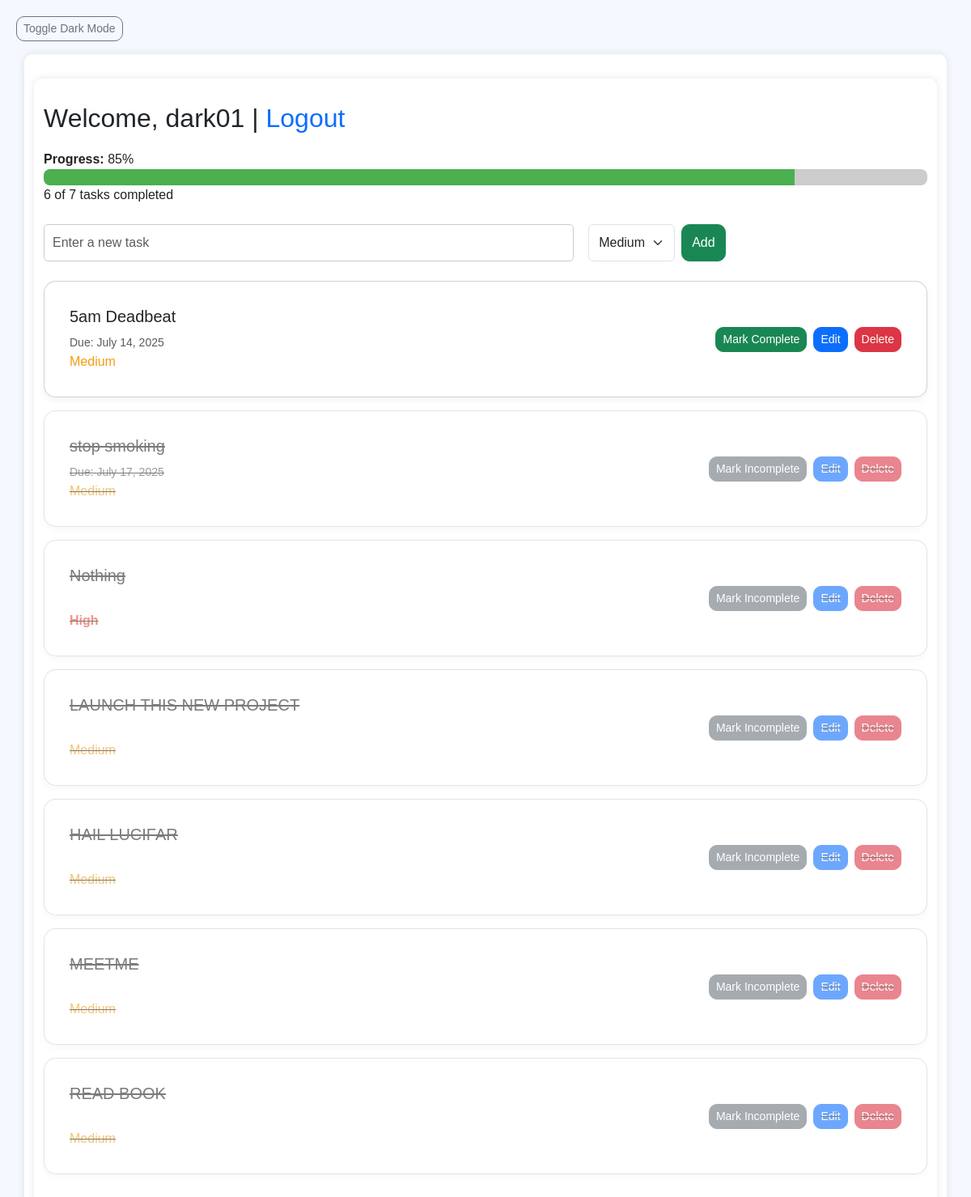
The app's page / (signed in) with its own data.
### todo/models.py (models this page shows, shortened)
class Task(models.Model):
    PRIORITY_CHOICES = [
        ('H', 'High'),
        ('M', 'Medium'),
        ('L', 'Low'),
    ]
    user = models.ForeignKey(User, on_delete=models.CASCADE)
    title = models.CharField(max_length=200)
    description = models.TextField(blank=True)
    complete = models.BooleanField(default=False)
    due_date = models.DateField(null=True, blank=True)
    priority = models.CharField(max_length=1, choices=PRIORITY_CHOICES, default='M')  # ✅ Add this line
    created = models.DateTimeField(auto_now_add=True)

### todo/views.py (the view)
# urls.py: path('', views.task_list, name='task_list'),
@login_required
def task_list(request):
    tasks = Task.objects.filter(user=request.user)
    total = tasks.count()
    completed = tasks.filter(complete=True).count()
    progress = int((completed / total) * 100) if total > 0 else 0
    context = {
        'tasks': tasks,
        'progress': progress,
        'completed': completed,
        'total': total,
    }
    return render(request, 'todo/task_list.html', context)

### todo/templates/todo/task_list.html (shortened to what this page needs)
{% extends 'todo/base.html' %}
{% block content %}
<div class="container">
    <h2>Welcome, {{ user.username }} | <a href="{% url 'logout' %}">Logout</a></h2>
    <div class="progress-container">
        <label><strong>Progress:</strong> {{ progress }}%</label>
        <div class="progress-bar-outer">
            <div class="progress-bar-inner" style="width: {{ progress }}%;"></div>
        </div>
        <p>{{ completed }} of {{ total }} tasks completed</p>
    </div>
    <form method="post" action="{% url 'add_task' %}" class="add-form my-4 d-flex gap-2">
        <input type="text" name="title" class="form-control" placeholder="Enter a new task" required>
        <select name="priority" class="form-select w-auto">
            <option value="M" selected>Medium</option>
        </select>
        <button type="submit" class="btn btn-success">Add</button>
    </form>
    {% for task in tasks %}
        <div class="card mb-3 {% if task.complete %}task-complete{% endif %}">
            <div class="card-body d-flex justify-content-between align-items-center">
                <div>
                    <h5 class="card-title">{{ task.title }}</h5>
                    {% if task.due_date %}
                        <small class="text-muted">Due: {{ task.due_date }}</small>
                    {% endif %}
                    <br>
                    <span class="priority-{{ task.priority }}">
                        {{ task.get_priority_display }}
                    </span>
                </div>
                <div class="d-flex gap-2">
                    <form action="{% url 'toggle_complete' task.id %}" method="post" style="display:inline;">
                        <button type="submit" class="btn btn-sm {% if task.complete %}btn-secondary{% else %}btn-success{% endif %}">
                            {% if task.complete %}Mark Incomplete{% else %}Mark Complete{% endif %}
                        </button>
                    </form>
                    <a href="{% url 'edit_task' task.id %}" class="btn btn-sm btn-primary">Edit</a>
                    <a href="{% url 'delete_task' task.id %}" class="btn btn-sm btn-danger">Delete</a>
                </div>
            </div>
        </div>
    {% empty %}
        <p>No tasks yet.</p>
    {% endfor %}
</div>
{% endblock %}

### todo/templates/todo/base.html (shortened to what this page needs)
<!DOCTYPE html>
<html lang="en">
<head>
    {% load static %}
<link rel="stylesheet" href="{% static 'css/style.css' %}">
    <link href="https://cdn.jsdelivr.net/npm/bootstrap@5.3.3/dist/css/bootstrap.min.css" rel="stylesheet">
</head>
<body>
<button onclick="toggleDarkMode()" class="btn btn-sm btn-outline-secondary mb-3">Toggle Dark Mode</button>
<div class="container">
    {% block content %}
    {% endblock %}
</div>
</body>
</html>

### static/css/style.css (style rules this page uses)
body { font-family: 'Segoe UI', Tahoma, Geneva, Verdana, sans-serif; background: #f4f7fa; color: #333; margin: 0; padding: 20px; }
.container { max-width: 800px; margin: 0 auto; background: white; padding: 30px; border-radius: 10px; box-shadow: 0 0 10px rgba(0,0,0,0.1); }
h2 { color: #2c3e50; }
form input[type="text"], select { padding: 10px; width: 60%; border: 1px solid #ccc; border-radius: 5px; margin-right: 10px; }
form button { padding: 10px 20px; background-color: #2c3e50; color: white; border: none; border-radius: 5px; cursor: pointer; }
.priority-H { color: red; font-weight: bold; }
.priority-M { color: orange; }

### todo/templates/todo/base.html (style rules this page uses)
:root { --bg-color: #f5f5f5; --text-color: #222; --light-gray: #ccc; --accent-color: #4CAF50; }
.progress-container { margin: 20px 0; color: var(--text-color); }
.progress-bar-outer { width: 100%; background-color: var(--light-gray); border-radius: 8px; height: 20px; overflow: hidden; }
.progress-bar-inner { height: 100%; background-color: var(--accent-color); transition: width 0.3s ease; }
body { background-color: #f5f9ff; padding: 20px; font-family: Arial, sans-serif; }
.card { border-radius: 15px; box-shadow: 0 4px 8px rgba(0, 0, 0, 0.05); margin-bottom: 20px; padding: 15px; }
.task-complete { text-decoration: line-through; opacity: 0.6; }
.priority-H { color: #e74c3c; font-weight: bold; }
.priority-M { color: #f39c12; }
a { text-decoration: none; }
.btn { border-radius: 10px; }

### records on screen
Task: title "5am Deadbeat", due_date "July 14, 2025", priority "Medium", complete "Mark Complete"
Task: title "stop smoking", due_date "July 17, 2025", priority "Medium", complete "Mark Incomplete"
Task: title "Nothing", priority "High", complete "Mark Incomplete"
Task: title "LAUNCH THIS NEW PROJECT", priority "Medium", complete "Mark Incomplete"
Task: title "HAIL LUCIFAR", priority "Medium", complete "Mark Incomplete"
Task: title "MEETME", priority "Medium", complete "Mark Incomplete"
Task: title "READ BOOK", priority "Medium", complete "Mark Incomplete"

### other values on screen
{{ user.username }} "dark01"
{{ progress }} "85"
{{ completed }} "6"
{{ total }} "7"
